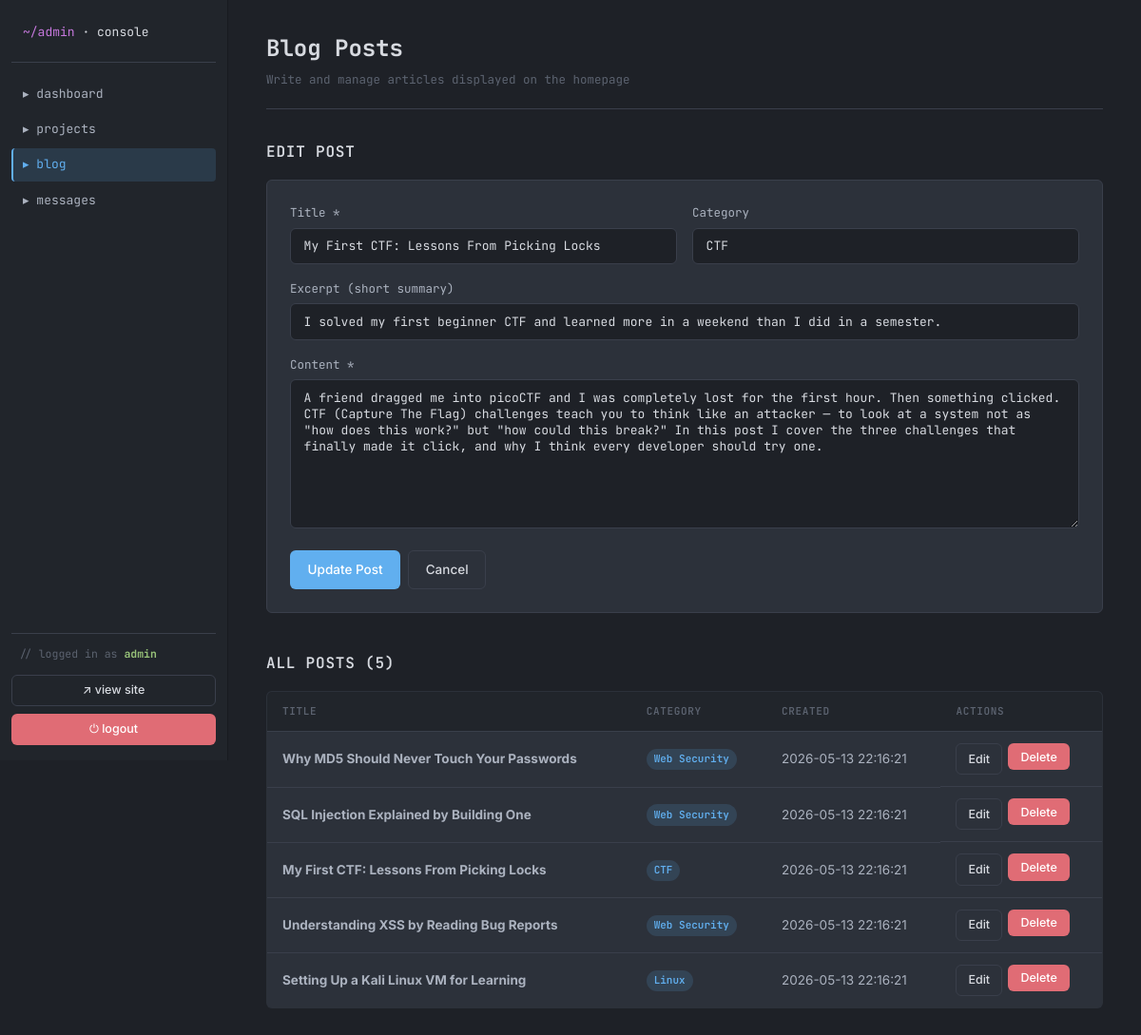
The page /admin/blog.php?edit=3 (signed in) on the database its author committed.
### tables this page shows
CREATE TABLE `blog_posts` (
    `id` INT(11) NOT NULL AUTO_INCREMENT,
    `title` VARCHAR(200) NOT NULL,
    `content` TEXT NOT NULL,
    `excerpt` VARCHAR(300) DEFAULT NULL,
    `image` VARCHAR(255) DEFAULT 'assets/img/blog-default.svg',
    `category` VARCHAR(50) DEFAULT 'General',
    `created_at` TIMESTAMP DEFAULT CURRENT_TIMESTAMP,
    PRIMARY KEY (`id`)
);

### includes/functions.php (called while the page is built, shortened)
<?php
function e(string $value): string
{
    return htmlspecialchars($value, ENT_QUOTES | ENT_HTML5, 'UTF-8');
}

### admin/blog.php (the view, shortened to what this page needs)
<?php require __DIR__ . '/header.php'; ?>
<?php
$editing = null;
if (!empty($_GET['edit'])) {
    $stmt = $pdo->prepare('SELECT * FROM blog_posts WHERE id = :id');
    $stmt->execute([':id' => $_GET['edit']]);
    $editing = $stmt->fetch();
}
$posts = $pdo->query('SELECT * FROM blog_posts ORDER BY created_at DESC')->fetchAll();
?>
<div class="admin-header">
    <div>
        <h1>Blog Posts</h1>
        <p class="text-muted">Write and manage articles displayed on the homepage</p>
    </div>
</div>
<section class="admin-section">
    <h2><?= $editing ? 'Edit Post' : 'New Post' ?></h2>
    <form method="POST" class="admin-form">
        <div class="form-row">
            <div class="form-group">
                <label for="title">Title *</label>
                <input type="text" id="title" name="title" required maxlength="200"
                       value="<?= $editing ? e($editing['title']) : '' ?>">
            </div>
            <div class="form-group">
                <label for="category">Category</label>
                <input type="text" id="category" name="category" maxlength="50"
                       value="<?= $editing ? e($editing['category']) : 'General' ?>">
            </div>
        </div>
        <div class="form-group">
            <label for="excerpt">Excerpt (short summary)</label>
            <input type="text" id="excerpt" name="excerpt" maxlength="300"
                   value="<?= $editing ? e($editing['excerpt']) : '' ?>">
        </div>
        <div class="form-group">
            <label for="content">Content *</label>
            <textarea id="content" name="content" rows="8" required><?= $editing ? e($editing['content']) : '' ?></textarea>
        </div>
        <div class="form-actions">
            <button type="submit" class="btn btn-primary"><?= $editing ? 'Update Post' : 'Publish Post' ?></button>
            <?php if ($editing): ?>
                <a href="blog.php" class="btn btn-outline">Cancel</a>
            <?php endif; ?>
        </div>
    </form>
</section>
<section class="admin-section">
    <h2>All Posts (<?= count($posts) ?>)</h2>
    <?php if (!$posts): ?>
        <p class="empty-state">No posts yet.</p>
    <?php else: ?>
        <table class="admin-table">
            <thead>
                <tr>
                    <th>Title</th>
                    <th>Category</th>
                    <th>Created</th>
                    <th>Actions</th>
                </tr>
            </thead>
            <tbody>
                <?php foreach ($posts as $p): ?>
                <tr>
                    <td><strong><?= e($p['title']) ?></strong></td>
                    <td><span class="badge"><?= e($p['category']) ?></span></td>
                    <td><?= e($p['created_at']) ?></td>
                    <td class="actions-cell">
                        <a href="?edit=<?= (int)$p['id'] ?>" class="btn btn-outline btn-sm">Edit</a>
                        <form method="POST" style="display:inline" data-confirm="Delete this post?">
                            <button type="submit" class="btn btn-danger btn-sm">Delete</button>
                        </form>
                    </td>
                </tr>
                <?php endforeach; ?>
            </tbody>
        </table>
    <?php endif; ?>
</section>
<?php require __DIR__ . '/footer.php'; ?>

### assets/css/style.css (style rules this page uses)
:root { --bg-app: #1e2127; --bg-titlebar: #21252b; --bg-activitybar: #2c313a; --bg-sidebar: #21252b; --bg-editor: #282c34; --bg-tabbar: #21252b; --bg-tab-active: #282c34; --bg-statusbar: #21252b; --bg-elev: #2c313a; --bg-elev-hover: #353b45; --border: #181a1f; --border-soft: #3a3f4b; --text-primary: #abb2bf; --text-strong: #d7dae0; --text-muted: #5c6370; --text-comment: #7f848e; --accent-blue: #61afef; --accent-purple: #c678dd; --accent-green: #98c379; --accent-yellow: #e5c07b; --accent-red: #e06c75; --accent-cyan: #56b6c2; --selection: rgba(97, 175, 239, 0.2); --radius: 6px; --transition: 0.18s ease; --font-ui: 'Inter', -apple-system, BlinkMacSystemFont, sans-serif; --font-mono: 'JetBrains Mono', 'SF Mono', Menlo, Consolas, monospace; }
*, *::before, *::after { box-sizing: border-box; margin: 0; padding: 0; }
html { scroll-behavior: smooth; }
body { font-family: var(--font-ui); font-size: 14px; line-height: 1.6; background: var(--bg-app); color: var(--text-primary); -webkit-font-smoothing: antialiased; transition: background var(--transition), color var(--transition); }
a { color: var(--accent-blue); text-decoration: none; }
button { font-family: inherit; cursor: pointer; border: none; background: none; color: inherit; }
.btn { display: inline-flex; align-items: center; justify-content: center; gap: 0.5rem; padding: 0.55rem 1.1rem; border-radius: var(--radius); font-size: 13.5px; font-weight: 500; transition: var(--transition); border: 1px solid transparent; font-family: var(--font-ui); cursor: pointer; }
.btn-primary { background: var(--accent-blue); color: white; }
.btn-outline { background: transparent; border-color: var(--border-soft); color: var(--text-strong); }
.btn-sm { padding: 0.35rem 0.75rem; font-size: 12.5px; }
.btn-danger { background: var(--accent-red); color: white; }
.badge { display: inline-block; padding: 0.15rem 0.5rem; border-radius: 999px; background: rgba(97, 175, 239, 0.15); color: var(--accent-blue); font-size: 11px; font-weight: 600; font-family: var(--font-mono); }
.form-group { margin-bottom: 1rem; }
.form-group label { display: block; margin-bottom: 0.35rem; font-family: var(--font-mono); font-size: 12.5px; color: var(--text-primary); }
.form-group input, .form-group textarea, .form-group select { width: 100%; padding: 0.6rem 0.85rem; background: var(--bg-app); border: 1px solid var(--border-soft); border-radius: var(--radius); color: var(--text-strong); font-family: var(--font-mono); font-size: 13px; transition: var(--transition); }
.form-group textarea { resize: vertical; min-height: 120px; }

### assets/css/admin.css (style rules this page uses)
.admin-body { display: flex; min-height: 100vh; background: var(--bg-app); color: var(--text-primary); font-family: var(--font-ui); }
.admin-header { display: flex; justify-content: space-between; align-items: flex-end; margin-bottom: 2rem; padding-bottom: 1.25rem; border-bottom: 1px solid var(--border-soft); }
.admin-header h1 { font-family: var(--font-mono); font-size: 1.5rem; font-weight: 700; color: var(--text-strong); margin-bottom: 0.25rem; }
.text-muted { color: var(--text-muted); font-family: var(--font-mono); font-size: 12.5px; }
.admin-section { margin-bottom: 2.5rem; }
.admin-section h2 { font-family: var(--font-mono); font-size: 1rem; font-weight: 600; color: var(--text-strong); margin-bottom: 1rem; text-transform: uppercase; letter-spacing: 0.05em; }
.admin-table { width: 100%; border-collapse: collapse; background: var(--bg-elev); border: 1px solid var(--border-soft); border-radius: var(--radius); overflow: hidden; font-size: 13.5px; }
.admin-table th, .admin-table td { padding: 0.75rem 1rem; text-align: left; border-bottom: 1px solid var(--border-soft); }
.admin-table thead th { background: var(--bg-tabbar); text-transform: uppercase; font-size: 11px; letter-spacing: 0.06em; color: var(--text-muted); font-weight: 600; font-family: var(--font-mono); }
.admin-table tbody tr:last-child td { border-bottom: none; }
.actions-cell { display: flex; gap: 0.4rem; flex-wrap: wrap; }
.admin-form { padding: 1.5rem; background: var(--bg-elev); border: 1px solid var(--border-soft); border-radius: var(--radius); margin-bottom: 1.25rem; }
.form-row { display: grid; grid-template-columns: 1fr 1fr; gap: 1rem; }
.form-actions { display: flex; gap: 0.5rem; margin-top: 1rem; flex-wrap: wrap; }

### rows shown on the page
blog_posts: title "My First CTF: Lessons From Picking Locks", category "CTF", excerpt "I solved my first beginner CTF and learned more in a weekend than I did in a semester.", content "A friend dragged me into picoCTF and I was completely lost for the first hour. Then something clicked. CTF (Capture The Flag) challenges teach you to think like an attacker — to look at a system not as \"how does this work?\" but \"how could this break?\" In this post I cover the three challenges that finally made it click, and why I think every developer should try one.", created_at "2026-05-13 22:16:21"
blog_posts: title "Why MD5 Should Never Touch Your Passwords", category "Web Security", created_at "2026-05-13 22:16:21"
blog_posts: title "SQL Injection Explained by Building One", category "Web Security", created_at "2026-05-13 22:16:21"
blog_posts: title "Understanding XSS by Reading Bug Reports", category "Web Security", created_at "2026-05-13 22:16:21"
blog_posts: title "Setting Up a Kali Linux VM for Learning", category "Linux", created_at "2026-05-13 22:16:21"

### other values the page prints
$_SESSION['admin_username'] "admin"
count($posts) "5"
